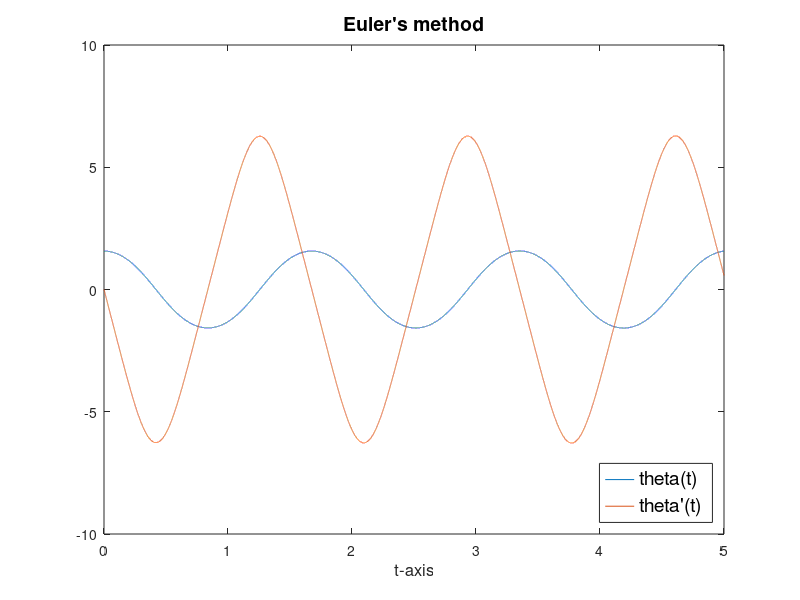

This figure's MATLAB source:
% MACM 316 - Week 12
% Euler's method demo
% Description: Applies Euler's method to a system of two equations
% describing a pendulum
% File name: Euler1.m

clear

a=0; % Start time
b=5; % End time
g=9.8; % Gravitational constant
ll=0.5; % Pendulum length

% Initial conditions
w10=0.5*pi; 
w20=0;

% Stepsize and mesh
h=0.0001;

tt=a:h:b; % Mesh
N=length(tt);
w1=zeros(N,1); % Values for w1
w2=zeros(N,1); % Values for w2

w1(1)=w10; % Initial values
w2(1)=w20; % Initial values

% Euler steps
for i=1:N-1
    w1n=w1(i)+h*w2(i);
    w2n=w2(i)-h*g*sin(w1(i))/ll;
    w1(i+1)=w1n;
    w2(i+1)=w2n;
end

plot(tt,w1,tt,w2)
title('Euler''s method','fontsize',14)
xlabel('t-axis','fontsize',12)
legend({'theta(t)','theta''(t)'},'fontsize',14,'Location','southeast')

